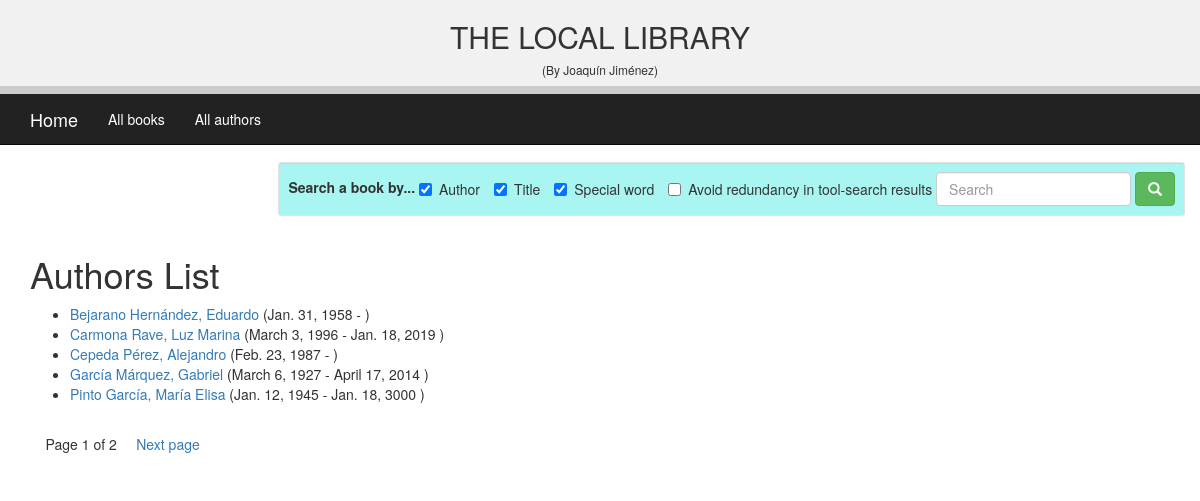
Screenshot of /catalog/authors/ with the database file from the repository.
### catalog/models.py (models this page shows, shortened)
class Author(models.Model):
    first_name = models.CharField(max_length=100)
    last_name = models.CharField(max_length=100)
    date_of_birth = models.DateField(null=True, blank=True)
    date_of_death = models.DateField('Died', null=True, blank=True)
    class Meta:
        ordering = ['last_name', 'first_name']
    def get_absolute_url(self):
        return reverse('author-detail', args=[str(self.id)])

### catalog/views.py (the view)
# urls.py: path('authors/', views.AuthorsListView.as_view(), name='authors'),
class AuthorsListView(generic.ListView):
    model = Author
    context_object_name = 'authors_list'
    template_name = 'authors/authors_template.html'
    def get_queryset(self):
        return Author.objects.all()
    paginate_by = 5

### catalog/templates/authors/authors_template.html
{% extends "base_generic.html" %}
{% block content %}
  <h1>Authors List</h1>
  {% if authors_list %}
    <ul>
      {% for author in authors_list %}
        <li>
          <span>
            <a href="{{ author.get_absolute_url }}"> {{ author.last_name }}, {{author.first_name}} </a>
            ({{ author.date_of_birth }} -
            {% if author.date_of_death %}
            {{ author.date_of_death }}
            {% endif %}
            )
          </span>
        </li>
      {% endfor %}
    </ul>
  {% else %}
    <p>There are no authors in the library.</p>
  {% endif %}
{% endblock %}

### rows the page displays
Author: last_name "Bejarano Hernández", first_name "Eduardo", date_of_birth "Jan. 31, 1958"
Author: last_name "Carmona Rave", first_name "Luz Marina", date_of_birth "March 3, 1996", date_of_death "Jan. 18, 2019"
Author: last_name "Cepeda Pérez", first_name "Alejandro", date_of_birth "Feb. 23, 1987"
Author: last_name "García Márquez", first_name "Gabriel", date_of_birth "March 6, 1927", date_of_death "April 17, 2014"
Author: last_name "Pinto García", first_name "María Elisa", date_of_birth "Jan. 12, 1945", date_of_death "Jan. 18, 3000"

### other values shown
{{ page_obj.number }} "1"
{{ page_obj.paginator.num_pages }} "2"
